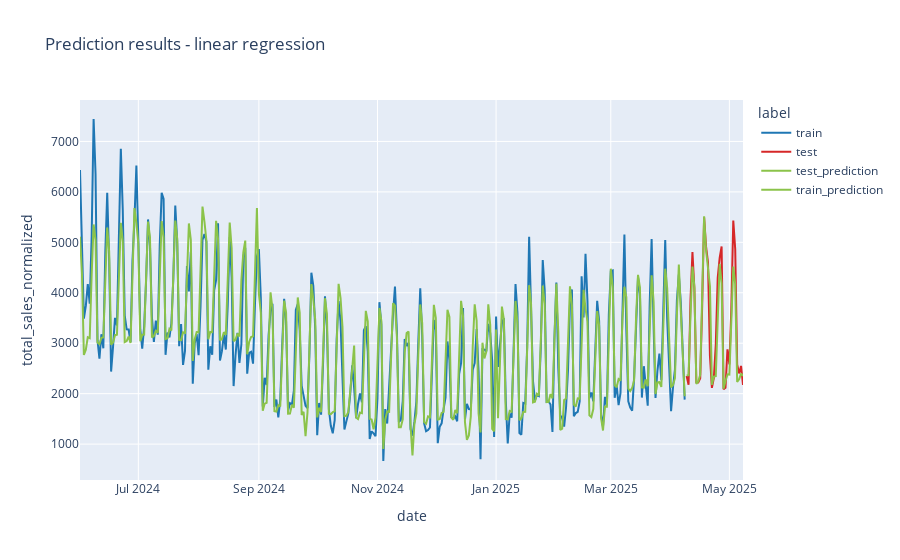

This figure's notebook cell:
### Code cell
y_train_for_plot = pd.DataFrame(y_train).assign(label='train')
y_test_for_plot = pd.DataFrame(y_test).assign(label='test')
lr_pred_for_plot = pd.DataFrame(y_pred, columns=['total_sales_normalized'], index=y_test.index).assign(label='test_prediction')
y_train_pred_for_plot = pd.DataFrame(y_train_pred, columns=['total_sales_normalized'], index=y_train.index).assign(label='train_prediction')

custom_colors = {
    'train': '#1f77b4',
    'test': '#d62728',
    'test_prediction': '#8bc34a',
    'train_prediction': '#8bc34a'
}

lr_plot_fig = px.line(pd.concat((y_train_for_plot, y_test_for_plot, lr_pred_for_plot, y_train_pred_for_plot)), 
        y="total_sales_normalized",
        color='label', 
        title='Prediction results - linear regression',
        color_discrete_map=custom_colors
        )

lr_plot_fig.show()

### Figure 1 — Plotly figure (JSON) as saved in the notebook; plotly's stock layout.template omitted (floating-point values rounded to 4 significant figures; data arrays with more than 128 entries replaced by an {"elided": "..."} marker saying what was removed)
{"data": [{"hovertemplate": "label=train<br>date=%{x}<br>total_sales_normalized=%{y}<extra></extra>", "legendgroup": "train", "line": {"color": "#1f77b4", "dash": "solid"}, "marker": {"symbol": "circle"}, "mode": "lines", "name": "train", "orientation": "v", "showlegend": true, "type": "scatter", "x": {"elided": "310 str values"}, "xaxis": "x", "y": {"elided": "310 float values"}, "yaxis": "y"}, {"hovertemplate": "label=test<br>date=%{x}<br>total_sales_normalized=%{y}<extra></extra>", "legendgroup": "test", "line": {"color": "#d62728", "dash": "solid"}, "marker": {"symbol": "circle"}, "mode": "lines", "name": "test", "orientation": "v", "showlegend": true, "type": "scatter", "x": ["2025-04-09T00:00:00.000000000", "2025-04-10T00:00:00.000000000", "2025-04-11T00:00:00.000000000", "2025-04-12T00:00:00.000000000", "2025-04-13T00:00:00.000000000", "2025-04-14T00:00:00.000000000", "2025-04-15T00:00:00.000000000", "2025-04-16T00:00:00.000000000", "2025-04-17T00:00:00.000000000", "2025-04-18T00:00:00.000000000", "2025-04-19T00:00:00.000000000", "2025-04-20T00:00:00.000000000", "2025-04-21T00:00:00.000000000", "2025-04-22T00:00:00.000000000", "2025-04-23T00:00:00.000000000", "2025-04-24T00:00:00.000000000", "2025-04-25T00:00:00.000000000", "2025-04-26T00:00:00.000000000", "2025-04-27T00:00:00.000000000", "2025-04-28T00:00:00.000000000", "2025-04-29T00:00:00.000000000", "2025-04-30T00:00:00.000000000", "2025-05-01T00:00:00.000000000", "2025-05-02T00:00:00.000000000", "2025-05-03T00:00:00.000000000", "2025-05-04T00:00:00.000000000", "2025-05-05T00:00:00.000000000", "2025-05-06T00:00:00.000000000", "2025-05-07T00:00:00.000000000", "2025-05-08T00:00:00.000000000"], "xaxis": "x", "y": [2351.0, 2175.0, 3860.0, 4808.0, 4072.0, 2229.0, 2224.0, 2304.0, 3739.0, 5496.0, 4914.0, 4606.0, 2746.0, 2116.0, 2307.0, 2968.0, 4299.0, 4692.0, 4917.0, 2090.0, 2119.0, 2878.0, 2579.0, 3681.0, 5433.0, 4863.0, 2579.0, 2401.0, 2550.0, 2171.0], "yaxis": "y"}, {"hovertemplate": "label=test_prediction<br>date=%{x}<br>total_sales_normalized=%{y}<extra></extra>", "legendgroup": "test_prediction", "line": {"color": "#8bc34a", "dash": "solid"}, "marker": {"symbol": "circle"}, "mode": "lines", "name": "test_prediction", "orientation": "v", "showlegend": true, "type": "scatter", "x": ["2025-04-09T00:00:00.000000000", "2025-04-10T00:00:00.000000000", "2025-04-11T00:00:00.000000000", "2025-04-12T00:00:00.000000000", "2025-04-13T00:00:00.000000000", "2025-04-14T00:00:00.000000000", "2025-04-15T00:00:00.000000000", "2025-04-16T00:00:00.000000000", "2025-04-17T00:00:00.000000000", "2025-04-18T00:00:00.000000000", "2025-04-19T00:00:00.000000000", "2025-04-20T00:00:00.000000000", "2025-04-21T00:00:00.000000000", "2025-04-22T00:00:00.000000000", "2025-04-23T00:00:00.000000000", "2025-04-24T00:00:00.000000000", "2025-04-25T00:00:00.000000000", "2025-04-26T00:00:00.000000000", "2025-04-27T00:00:00.000000000", "2025-04-28T00:00:00.000000000", "2025-04-29T00:00:00.000000000", "2025-04-30T00:00:00.000000000", "2025-05-01T00:00:00.000000000", "2025-05-02T00:00:00.000000000", "2025-05-03T00:00:00.000000000", "2025-05-04T00:00:00.000000000", "2025-05-05T00:00:00.000000000", "2025-05-06T00:00:00.000000000", "2025-05-07T00:00:00.000000000", "2025-05-08T00:00:00.000000000"], "xaxis": "x", "y": [2359.0, 2367.0, 3549.0, 4518.0, 4116.0, 2193.0, 2241.0, 2378.0, 3932.0, 5518.0, 4844.0, 4523.0, 4129.0, 2174.0, 2339.0, 2348.0, 3607.0, 4575.0, 4188.0, 2097.0, 2253.0, 2382.0, 2377.0, 3628.0, 4519.0, 4169.0, 2233.0, 2284.0, 2398.0, 2352.0], "yaxis": "y"}, {"hovertemplate": "label=train_prediction<br>date=%{x}<br>total_sales_normalized=%{y}<extra></extra>", "legendgroup": "train_prediction", "line": {"color": "#8bc34a", "dash": "solid"}, "marker": {"symbol": "circle"}, "mode": "lines", "name": "train_prediction", "orientation": "v", "showlegend": true, "type": "scatter", "x": {"elided": "310 str values"}, "xaxis": "x", "y": {"elided": "310 float values"}, "yaxis": "y"}], "layout": {"legend": {"title": {"text": "label"}, "tracegroupgap": 0}, "title": {"text": "Prediction results - linear regression"}, "xaxis": {"anchor": "y", "domain": [0, 1], "title": {"text": "date"}}, "yaxis": {"anchor": "x", "domain": [0, 1], "title": {"text": "total_sales_normalized"}}}}
